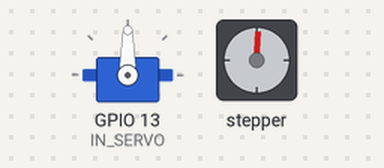
The sketch below on a simulated ESP32. Shown: servo, stepper motor. Stepper angles assume 1024 steps per turn; what the sketch prints to the serial monitor is not drawn.

Above: at 0.0 s.
At 9.98 s:
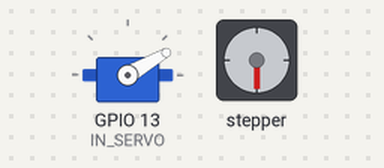
At 19.83 s:
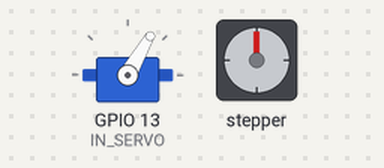
At 39.82 s:
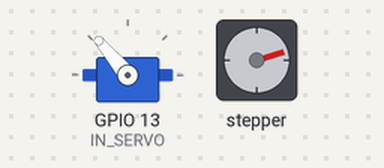
Timing chart, 0 to 40.0 s (numbered marks = the images above):
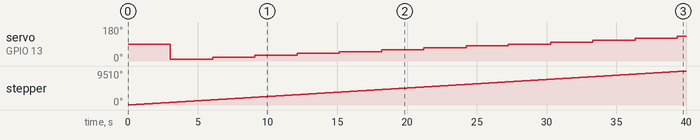

The sketch:

lab7_code.ino
```cpp
#include <Stepper.h>
#include <ESP32Servo.h>

// ULN2003 Motor Driver Pins
#define IN1 19
#define IN2 18
#define IN3 5
#define IN4 17
#define IN_SERVO 13

const int stepsPerRevolution = 1024;  // change this to fit the number of steps per revolution

// initialize the stepper library
Stepper myStepper(stepsPerRevolution, IN1, IN3, IN2, IN4);

Servo servo1;


int stepper_step = 0;
int servo_deg = 0;

void setup() {
  // set the speed at 5 rpm
  myStepper.setSpeed(40);
  // initialize the serial port
  Serial.begin(115200);
  servo1.attach(IN_SERVO);
}

void loop() {
  // // step one revolution in one direction:
  // Serial.println("clockwise");
  // myStepper.step(stepsPerRevolution);
  // delay(1000);

  // // step one revolution in the other direction:
  // Serial.println("counterclockwise");
  // myStepper.step(-stepsPerRevolution);
  // delay(1000);

  // for(int posDegrees = 0; posDegrees <= 180; posDegrees++) {
  //   servo1.write(posDegrees);
  //   Serial.println(posDegrees);
  //   delay(20);
  // }

  // for(int posDegrees = 180; posDegrees >= 0; posDegrees--) {
  //   servo1.write(posDegrees);
  //   Serial.println(posDegrees);
  //   delay(20);
  // }

  int stepper_update = stepsPerRevolution/64;

  myStepper.step(stepper_update);
  stepper_step += stepper_update;
  Serial.println("stepper_step");
  Serial.println(stepper_step);

  if (stepper_step != 0 && stepper_step % 2048 == 0) {
    servo_deg += 10;
    servo1.write(servo_deg);
  }

  if (servo_deg == 180) {
    servo_deg = 0;
    servo1.write(servo_deg);
  }

  Serial.println("servo_deg");
  Serial.println(servo_deg);
}
```

Measured:
- by itself, servo on GPIO 13 (IN_SERVO): 90° → 10° at 3.0 s, → 20° 3.0 s later, → 30° 3.0 s later, → 40° 3.0 s later, … (13 changes in this stretch)
- by itself, stepper: keeps turning clockwise at about 238°/s
